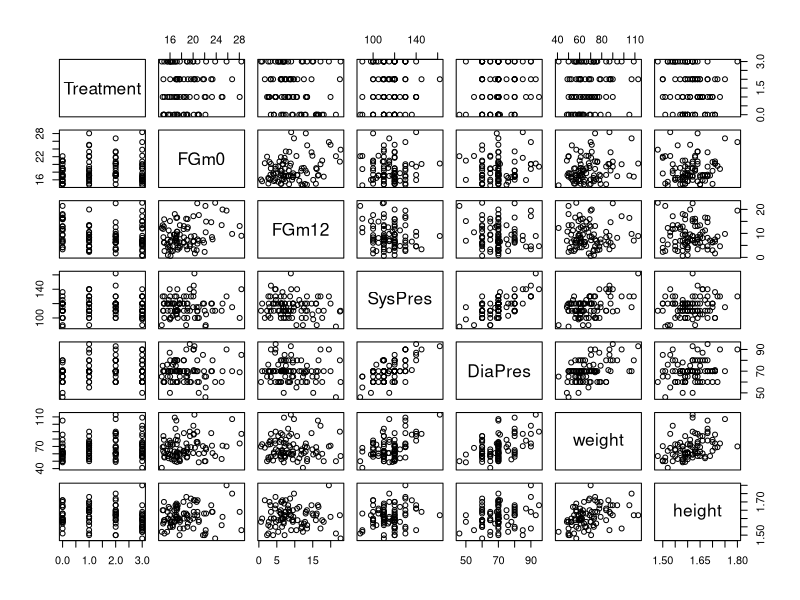
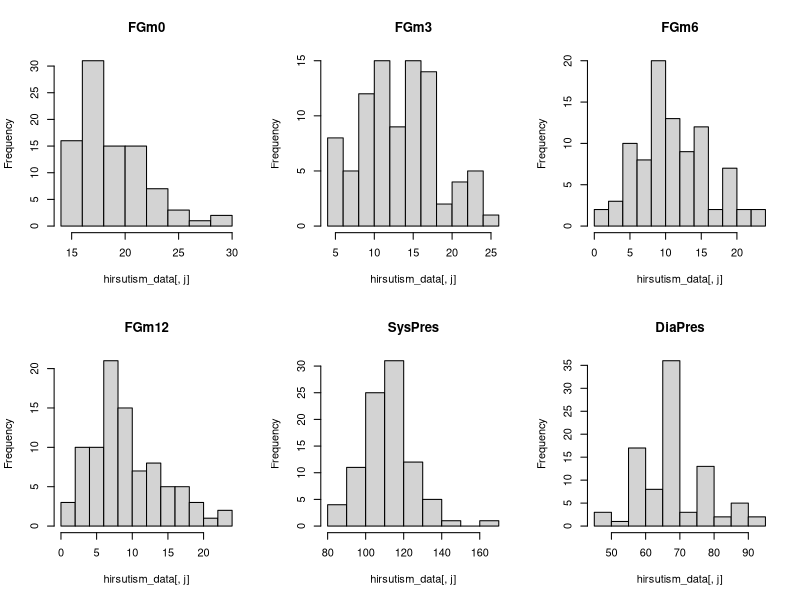
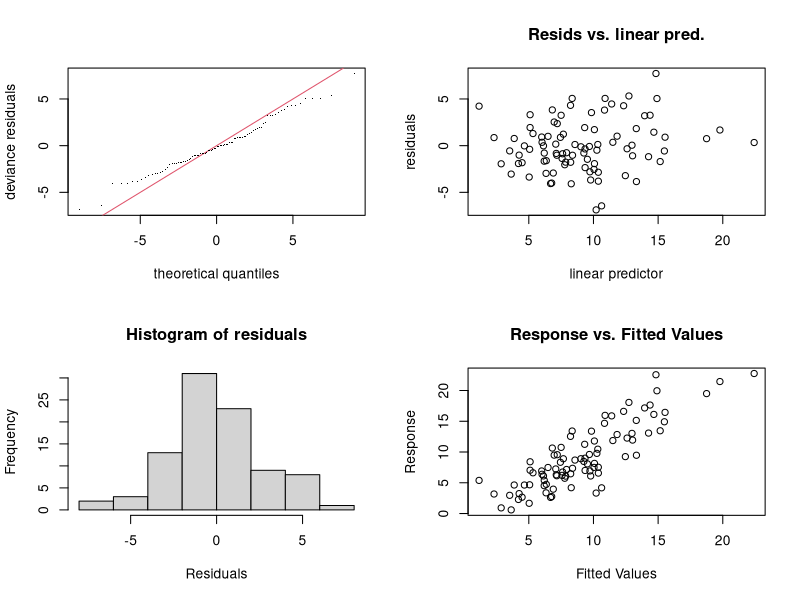
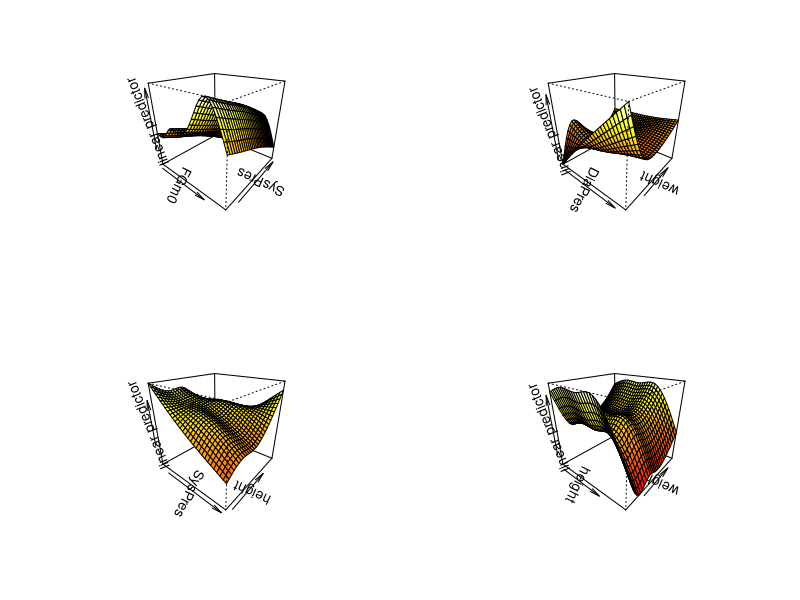
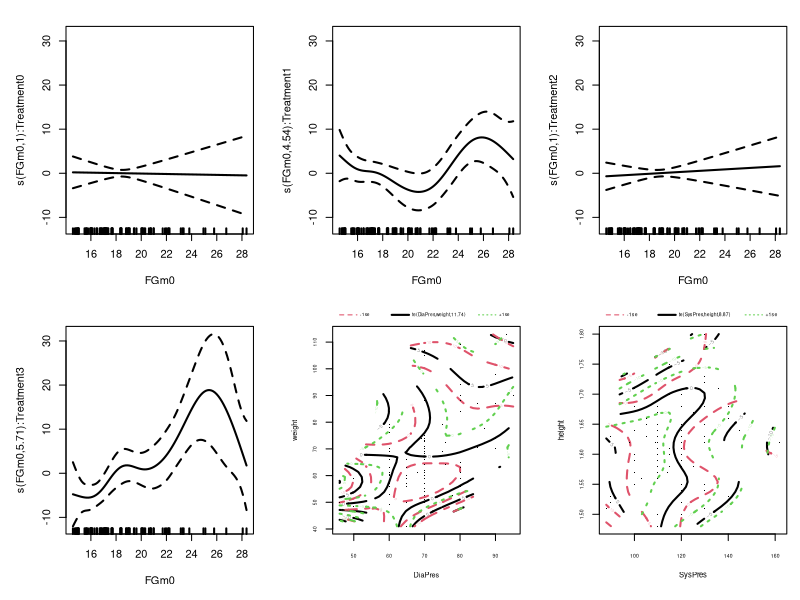
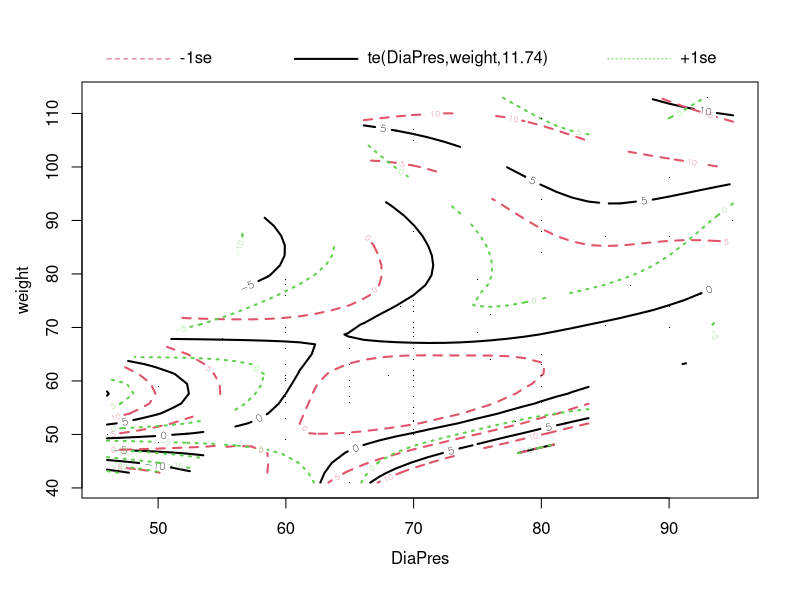

The R script that drew these images, in order:
## ---- chunk 1
knitr::opts_chunk$set(warning = FALSE, message = FALSE)
## ---- chunk 2
library(mgcv)

# Load  data
hirsutism_data <- read.table('hirsutism.dat', header = T, sep = "\t")
## ---- chunk 3
i <- which(hirsutism_data$FGm12 < 0)
print(hirsutism_data[i,])
hirsutism_data <- hirsutism_data[-i,]
## ---- chunk 4
apply(is.na(hirsutism_data), 2, sum)
## ---- chunk 5
hirsutism_data <- na.omit(hirsutism_data)
dim(hirsutism_data)
## ---- chunk 6
plot(hirsutism_data[, -c(3:4)])
## ---- chunk 7
par(mfrow=c(2,3))
for (j in 2:7) hist(hirsutism_data[,j],main=names(hirsutism_data)[j])
## ---- chunk 8
apply(hirsutism_data[,-c(1,3,4)],2,sd)
## ---- chunk 9
apply(hirsutism_data[, -c(1,3,4)], 2, function(x){diff(range(x))})
## ---- chunk 10
hirsutism_data$Treatment <- as.factor(hirsutism_data$Treatment)
## ---- chunk 11
attach(hirsutism_data)
set.seed(666)
## ---- chunk 12
linear.model <- gam(FGm12 ~ Treatment + FGm0 + SysPres	+ DiaPres	+ weight + height)

summary(linear.model)
## ---- chunk 13
gam.0<-gam(FGm12 ~ s(FGm0) + s(SysPres) + s(DiaPres) + s(weight) + s(height) + Treatment)
summary(gam.0)
## ---- chunk 14
gam.0b <- gam(FGm12 ~ s(FGm0) + s(SysPres) + DiaPres + weight + height + Treatment)
summary(gam.0b)
## ---- chunk 15
gam.1 <- gam(FGm12 ~ s(FGm0) + SysPres + Treatment)
summary(gam.1)
## ---- chunk 16
gam.1b <- gam(FGm12 ~ s(FGm0) + s(SysPres) + Treatment)
summary(gam.1b)
## ---- chunk 17
anova(gam.0, gam.1, test="F")
## ---- chunk 18
anova(gam.0, gam.1b, test="F")
## ---- chunk 19
gam.te <- gam(FGm12 ~ s(FGm0) + te(SysPres, height) + Treatment)

gam.te1 <- gam(FGm12 ~ s(FGm0) + te(weight, height) + Treatment)

gam.te2 <- gam(FGm12 ~ s(FGm0) + te(DiaPres, height) + Treatment)

gam.te3 <- gam(FGm12 ~ s(FGm0) + te(SysPres, weight) + Treatment)

gam.te4 <- gam(FGm12 ~ s(FGm0) + te(DiaPres, weight) + Treatment)
## ---- chunk 20
summary(gam.te)
print("-----------------------------------")
summary(gam.te1)
print("-----------------------------------")
summary(gam.te2)
print("-----------------------------------")
summary(gam.te3)
print("-----------------------------------")
summary(gam.te4)
## ---- chunk 21
anova(gam.0, gam.te, test="F")
## ---- chunk 22
anova(gam.0, gam.te1, test="F")
## ---- chunk 23
anova(gam.0, gam.te2, test="F")
## ---- chunk 24
anova(gam.0, gam.te3, test="F")
## ---- chunk 25
anova(gam.0, gam.te4, test="F")
## ---- chunk 26
gam.te5 <- gam(FGm12 ~ s(FGm0) + te(DiaPres,weight) + te(SysPres,height) + Treatment)
summary(gam.te5)
## ---- chunk 27
anova(gam.1b, gam.te5, test="F")
## ---- chunk 28
gam.2 <- gam(FGm12 ~ s(FGm0, by=Treatment) + Treatment)
summary(gam.2)
## ---- chunk 29
anova(gam.0,gam.2, test="F")
## ---- chunk 30
gam.2b <- gam(FGm12 ~ s(FGm0, by=Treatment) + te(DiaPres, weight)  +te(SysPres, height) + Treatment)
summary(gam.2b)
## ---- chunk 31
anova(gam.0,gam.2b, test="F")
## ---- chunk 32
gam.3 <- gam(FGm12 ~ s(FGm0, by=Treatment) + ti(DiaPres,weight) + ti(SysPres,height) + Treatment)
summary(gam.3)
## ---- chunk 33
par(mfrow=c(2,2))
gam.check(gam.2b)
## ---- chunk 34
vis.gam(gam.2b,view=c("FGm0","SysPres"),
        theta = 40, phi = 25, r = sqrt(3), d = 1)
## ---- chunk 35
vis.gam(gam.2b,view=c("DiaPres","weight"),
        theta = 40, phi = 25, r = sqrt(3), d = 1,)
## ---- chunk 36
vis.gam(gam.2b,view=c("SysPres","height"),
        theta = 40, phi = 25, r = sqrt(3), d = 1,)
## ---- chunk 37
vis.gam(gam.2b,view=c("height","weight"),
        theta = 40, phi = 25, r = sqrt(3), d = 1,)
## ---- chunk 38
plot(gam.2b, residuals = TRUE, shade=TRUE, seWithMean=TRUE, pages = 1, lwd=2)
## ---- chunk 39
par(mfrow=c(1,1))
plot(gam.2b, select = 5, residuals = TRUE, se=TRUE, lwd=2)
